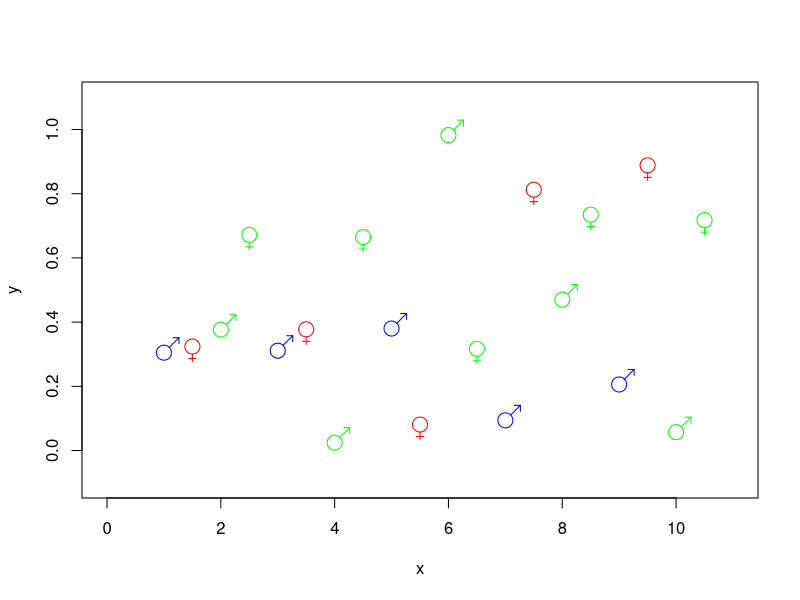
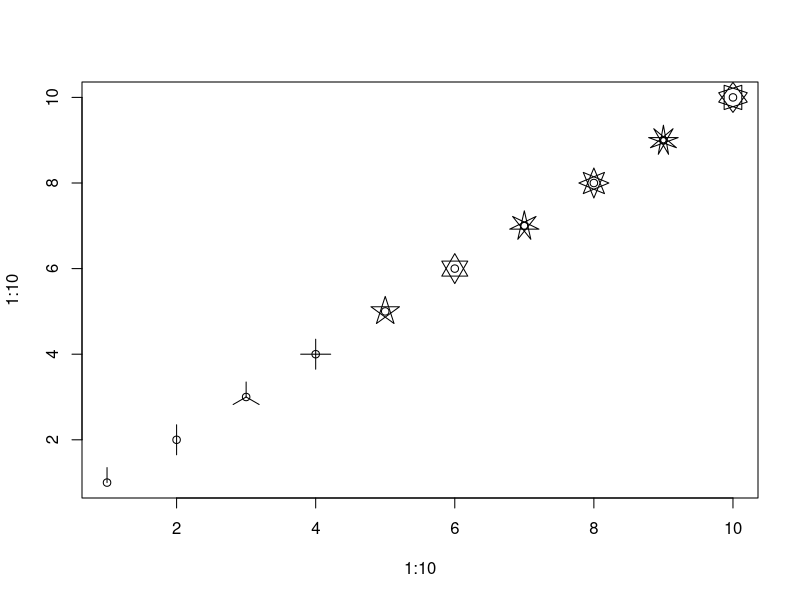
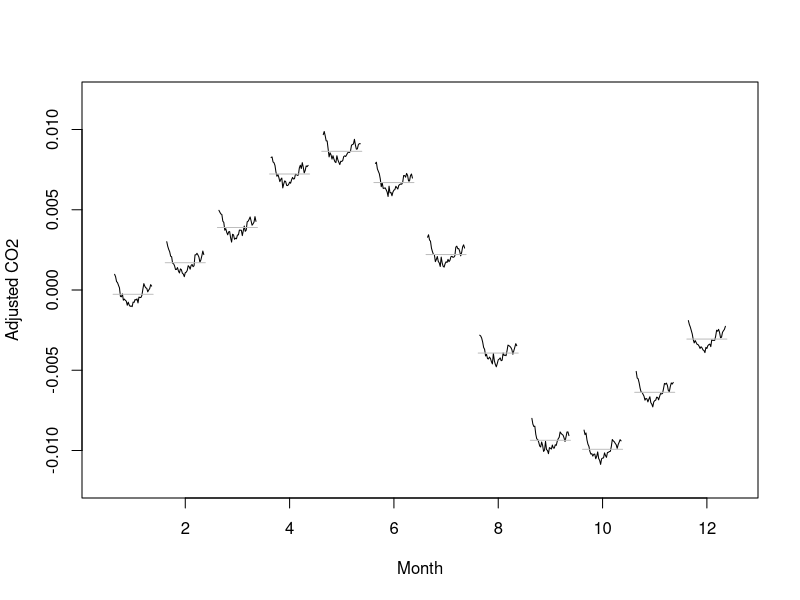
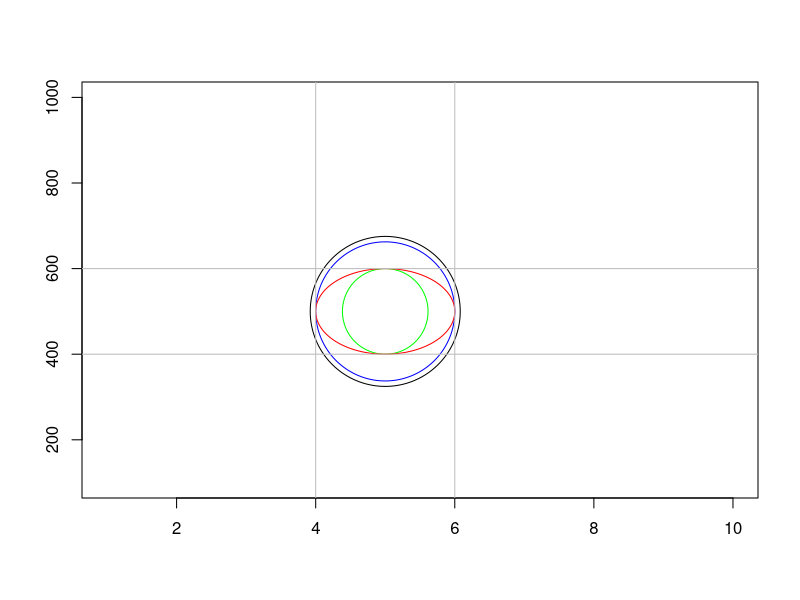
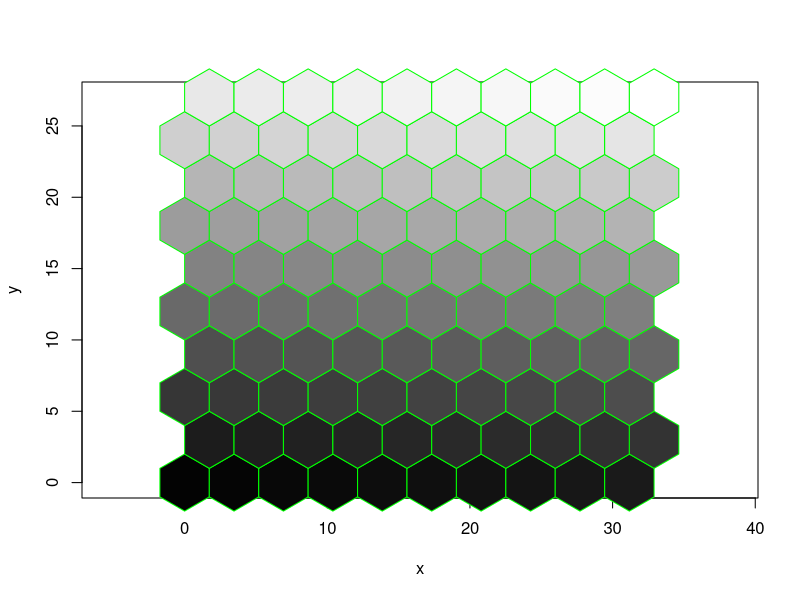

Write R code to recreate these figures, in order.
library(TeachingDemos)


### Name: my.symbols
### Title: Draw Symbols (User Defined) on a Plot
### Aliases: my.symbols
### Keywords: aplot dplot hplot

### ** Examples


# symb is matrix

my.symbols( 1:10, runif(10), ms.male, add=FALSE, xlab='x',
  ylab='y', inches=0.3, col=c('blue','green'), xlim=c(0,11), ylim=c(-0.1,1.1))
my.symbols( (1:10)+0.5, runif(10), ms.female, add=TRUE, inches=0.3,
  col=c('red','green') )

# symb is function returning matrix

plot(1:10, 1:10)
my.symbols( 1:10, 1:10, ms.polygram, n=1:10, inches=0.3 )


# symb is plotting function
# create a variation on monthplot

fit <- lm( log(co2) ~ time(co2) )
fit.r <- resid(fit)

x <- 1:12
y <- tapply(fit.r, cycle(co2), mean)

tmp.r <- split( fit.r, cycle(co2) )
tmp.r <- lapply( tmp.r, function(x) x-mean(x) )

yl <- do.call('range',tmp.r)

tmpfun <- function(w,data,ylim,...){
  tmp <- data[[w]]
  plot(seq(along=tmp),tmp, type='l', xlab='',ylab='',
       axes=FALSE, ylim=ylim)
  lines(par('usr')[1:2], c(0,0), col='grey')
}

my.symbols(x,y, symb=tmpfun, inches=0.4, add=FALSE, symb.plots=TRUE,
  xlab='Month',ylab='Adjusted CO2', xlim=c(0.5,12.5),
  ylim=c(-0.012,0.012),
  w=1:12, MoreArgs=list(data=tmp.r,ylim=yl) )

# using xsize and ysize
plot( 1:10, (1:10)*100, type='n', xlab='', ylab='' )
my.symbols( 5, 500, ms.polygon, n=250, inches=1.5 )
my.symbols( 5, 500, ms.polygon, n=250, xsize=2, col='blue' )
my.symbols( 5, 500, ms.polygon, n=250, ysize=200, col='green' )
my.symbols( 5, 500, ms.polygon, n=250, xsize=2, ysize=200, col='red' )
abline( v=c(4,6), col='grey' )
abline( h=c(400, 600), col='grey' )


# hand crafted hexagonal grid

x1 <- seq(0, by=2*sqrt(3), length.out=10)
y1 <- seq(0, by=3, length.out=10)

mypoints <- expand.grid(x=x1, y=y1)
mypoints[,1] <- mypoints[,1] + rep( c(0,sqrt(3)), each=10, length.out=100 )

plot(mypoints, asp=1, xlim=c(-2,35))
my.symbols(mypoints, symb=ms.filled.polygon, n=6,
  inches=par('pin')[1]/(diff(par('usr')[1:2]))*4,
  bg=paste('gray',1:100,sep=''), fg='green' )
